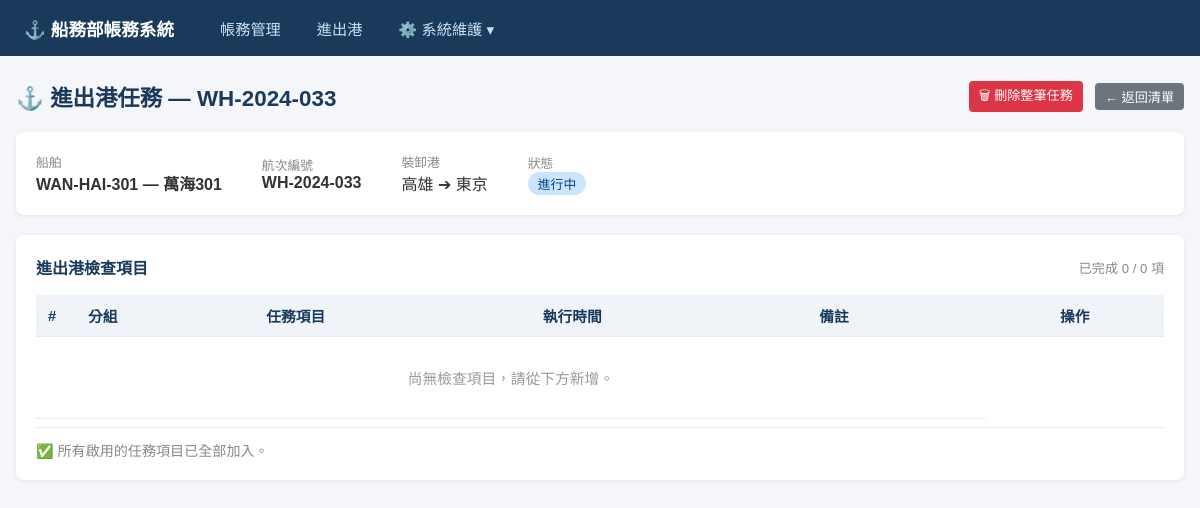
Before: /voyage-tasks/3 with the older database file.
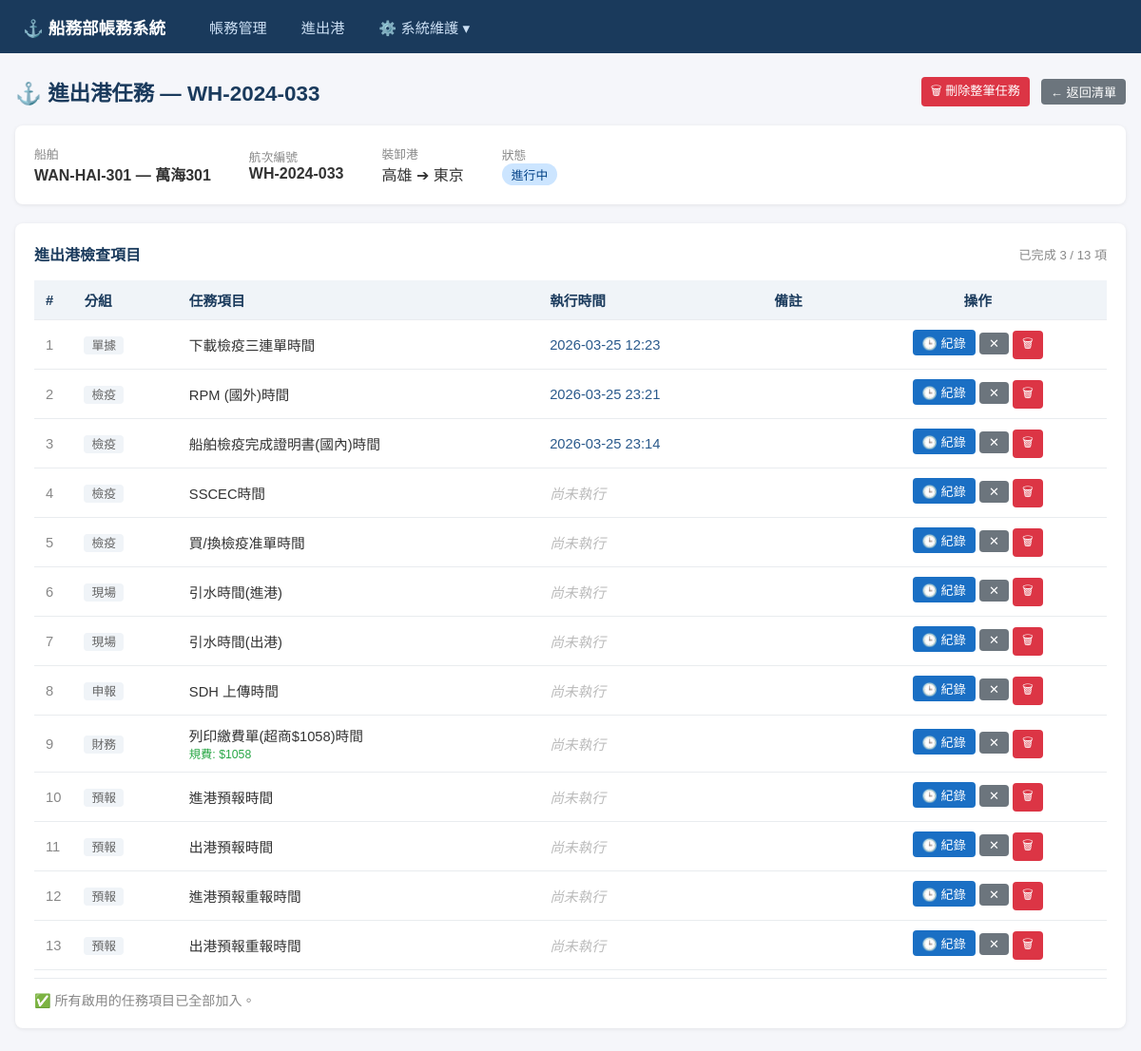
After: the same page with the newer database file.
### models.py (models this page shows)
class Voyage(Base):
    __tablename__ = "voyages"
    id = Column(Integer, primary_key=True, index=True)
    voyage_no = Column(String, unique=True, nullable=False, index=True)
    ship_id = Column(Integer, ForeignKey("ships.id"), nullable=False)
    port_of_loading = Column(String)
    port_of_discharge = Column(String)
    etd = Column(Date)
    eta = Column(Date)
    status = Column(String, default="計畫中")  # 計畫中/進行中/已完成
    created_at = Column(DateTime, default=func.now())
    updated_at = Column(DateTime, default=func.now(), onupdate=func.now())
    ship = relationship("Ship", back_populates="voyages")
    invoices = relationship("Invoice", back_populates="voyage")
    task_logs = relationship("VoyageTaskLog", back_populates="voyage")

class Ship(Base):
    __tablename__ = "ships"
    id = Column(Integer, primary_key=True, index=True)
    code = Column(String, unique=True, nullable=False, index=True)
    name = Column(String, nullable=False)
    flag = Column(String)
    ship_type = Column(String)
    created_at = Column(DateTime, default=func.now())
    updated_at = Column(DateTime, default=func.now(), onupdate=func.now())
    voyages = relationship("Voyage", back_populates="ship")

class VoyageTaskLog(Base):
    __tablename__ = "voyage_task_logs"
    id = Column(Integer, primary_key=True, index=True)
    voyage_id = Column(Integer, ForeignKey("voyages.id"), nullable=False)
    task_id = Column(Integer, ForeignKey("task_categories.id"), nullable=False)
    recorded_time = Column(DateTime) # 實際動作時間
    recorded_by = Column(String) # 執行的使用者
    remarks = Column(String)     # 備註
    created_at = Column(DateTime, default=func.now())
    voyage = relationship("Voyage", back_populates="task_logs")
    task_category = relationship("TaskCategory", back_populates="task_logs")

class TaskCategory(Base):
    __tablename__ = "task_categories"
    id = Column(Integer, primary_key=True, index=True)
    name = Column(String, nullable=False)    # 任務名稱
    task_group = Column(String)             # 分組
    default_fee = Column(Numeric(18, 2), default=0) # 預設規費
    display_order = Column(Integer, default=0)
    is_active = Column(Integer, default=1)   # 1: 啟用, 0: 停用
    created_at = Column(DateTime, default=func.now())
    updated_at = Column(DateTime, default=func.now(), onupdate=func.now())
    task_logs = relationship("VoyageTaskLog", back_populates="task_category")

### routers/voyage_tasks.py (the view)
@router.get("/{voyage_id}", response_class=HTMLResponse)
def detail_voyage_tasks(
    voyage_id: int,
    request: Request,
    db: Session = Depends(get_db)
):
    voyage = db.query(models.Voyage).filter(models.Voyage.id == voyage_id).first()
    if not voyage:
        return RedirectResponse(url="/voyage-tasks", status_code=303)
    task_logs = (
        db.query(models.VoyageTaskLog)
        .join(models.TaskCategory)
        .filter(models.VoyageTaskLog.voyage_id == voyage_id)
        .order_by(
            models.TaskCategory.task_group,
            models.TaskCategory.display_order,
            models.TaskCategory.name
        )
        .all()
    )
    used_task_ids = [log.task_id for log in task_logs]
    if used_task_ids:
        available_categories = (
            db.query(models.TaskCategory)
            .filter(
                models.TaskCategory.is_active == 1,
                models.TaskCategory.id.notin_(used_task_ids)
            )
            .order_by(models.TaskCategory.task_group, models.TaskCategory.display_order)
            .all()
        )
    else:
        available_categories = (
            db.query(models.TaskCategory)
            .filter(models.TaskCategory.is_active == 1)
            .order_by(models.TaskCategory.task_group, models.TaskCategory.display_order)
            .all()
        )
    return templates.TemplateResponse("voyage_tasks/detail.html", {
        "request": request,
        "voyage": voyage,
        "task_logs": task_logs,
        "available_categories": available_categories,
    })

### templates/voyage_tasks/detail.html (shortened to what this page needs)
{% extends "base.html" %}
{% block content %}
<div class="page-header" style="display:flex; justify-content:space-between; align-items:center; flex-wrap:wrap; gap:12px;">
    <h1 style="margin:0;">⚓ 進出港任務 — {{ voyage.voyage_no }}</h1>
    <div style="display:flex; gap:12px; align-items:center;">
        <form method="post" action="/voyage-tasks/{{ voyage.id }}/purge" onsubmit="return confirm('確定要刪除此航次的所有進出港任務紀錄嗎？');" style="margin:0;">
            <button type="submit" class="btn btn-danger btn-sm">🗑 刪除整筆任務</button>
        </form>
        <a href="/voyage-tasks" class="btn btn-secondary btn-sm">← 返回清單</a>
    </div>
</div>
<div class="card">
    <div style="display:flex; gap:40px; align-items:center; flex-wrap:wrap;">
        <div>
            <label style="font-size:0.8rem; color:#888;">船舶</label>
            <div style="font-weight:bold;">{{ voyage.ship.code }} — {{ voyage.ship.name }}</div>
        </div>
        <div>
            <label style="font-size:0.8rem; color:#888;">航次編號</label>
            <div style="font-weight:bold;">{{ voyage.voyage_no }}</div>
        </div>
        <div>
            <label style="font-size:0.8rem; color:#888;">裝卸港</label>
            <div>{{ voyage.port_of_loading or '?' }} ➔ {{ voyage.port_of_discharge or '?' }}</div>
        </div>
        <div>
            <label style="font-size:0.8rem; color:#888;">狀態</label>
            <div>
                {% if voyage.status == '計畫中' %}<span class="badge badge-planned">{{ voyage.status }}</span>
                {% elif voyage.status == '進行中' %}<span class="badge badge-ongoing">{{ voyage.status }}</span>
                {% else %}<span class="badge badge-done">{{ voyage.status }}</span>{% endif %}
            </div>
        </div>
    </div>
</div>
<div class="card">
    <div style="display:flex; justify-content:space-between; align-items:center; margin-bottom:16px;">
        <h2 style="font-size:1rem; color:#1a3a5c; margin:0;">進出港檢查項目</h2>
        <span style="font-size:0.82rem; color:#888;" id="progressSummary">
            {% set done_count = task_logs | selectattr('recorded_time') | list | length %}
            已完成 {{ done_count }} / {{ task_logs | length }} 項
        </span>
    </div>
    <table id="taskTable">
        <thead>
            <tr>
                <th style="width:40px;">#</th>
                <th>分組</th>
                <th>任務項目</th>
                <th>執行時間</th>
                <th>備註</th>
                <th class="text-center">操作</th>
            </tr>
        </thead>
        <tbody id="taskTableBody">
            {% for log in task_logs %}
            <tr id="row-{{ log.id }}">
                <td style="color:#888;">{{ loop.index }}</td>
                <td>
                    <span style="font-size:0.8rem; color:#666; background:#f0f4f8; padding:2px 8px; border-radius:4px;">
                        {{ log.task_category.task_group or '未分類' }}
                    </span>
                </td>
                <td>
                    <div>{{ log.task_category.name }}</div>
                    {% if log.task_category.default_fee and log.task_category.default_fee > 0 %}
                    <small style="color:#28a745;">規費: ${{ "%.0f" | format(log.task_category.default_fee) }}</small>
                    {% endif %}
                </td>
                <td id="time-cell-{{ log.id }}" data-order="{{ log.recorded_time.strftime('%Y-%m-%d %H:%M') if log.recorded_time else '9999-12-31' }}">
                    {% if log.recorded_time %}
                    <span class="recorded-time" style="color:#2a5a8c; font-weight:500;">
                        {{ log.recorded_time.strftime('%Y-%m-%d %H:%M') }}
                    </span>
                    {% else %}
                    <span style="color:#bbb; font-style:italic;">尚未執行</span>
                    {% endif %}
                </td>
                <td id="remark-cell-{{ log.id }}" style="color:#555; font-size:0.9rem;">
                </td>
                <td class="text-center" style="white-space:nowrap;">
                    <button class="btn btn-primary btn-sm"
                            onclick="openRecordModal({{ log.id }}, '{{ log.task_category.name | replace("'", "\\'") }}')">
                        🕒 紀錄
                    </button>
                    <button class="btn btn-secondary btn-sm"
                            onclick="clearTime({{ log.id }})"
                            title="清除時間">
                        ✕
                    </button>
                    <button class="btn btn-danger btn-sm"
                            onclick="deleteLog({{ log.id }}, {{ voyage.id }})">
                        🗑
                    </button>
                </td>
            </tr>
            {% else %}
            <tr id="emptyRow">
                <td colspan="5" class="text-center" style="color:#999; padding:30px;">
                    尚無檢查項目，請從下方新增。
                </td>
            </tr>
            {% endfor %}
        </tbody>
    </table>
    {% if available_categories %}
    <div style="border-top:1px solid #e9ecef; padding-top:16px; margin-top:8px;">
        <h3 style="font-size:0.95rem; color:#1a3a5c; margin-bottom:12px;">新增項目</h3>
        <div style="display:flex; gap:10px; align-items:flex-end; flex-wrap:wrap;">
            <div class="form-group" style="flex:1; min-width:220px; margin:0;">
                <label>選擇任務項目</label>
                <select id="addTaskSelect" style="width:100%;">
                    <option value="">-- 選擇要加入的項目 --</option>
                    {% for cat in available_categories %}
                    <option value="{{ cat.id }}">[{{ cat.task_group or '未分類' }}] {{ cat.name }}</option>
                    {% endfor %}
                </select>
            </div>
            <div style="padding-bottom:2px;">
                <button class="btn btn-success" onclick="addTask({{ voyage.id }})">➕ 加入</button>
            </div>
        </div>
    </div>
    {% else %}
    <div style="border-top:1px solid #e9ecef; padding-top:12px; margin-top:8px; color:#888; font-size:0.88rem;">
        ✅ 所有啟用的任務項目已全部加入。
    </div>
    {% endif %}
</div>
{% endblock %}

### templates/base.html (shortened to what this page needs)
<!DOCTYPE html>
<html lang="zh-TW">
<head>
    <link rel="stylesheet" href="/static/style.css">
    <link rel="stylesheet" href="https://cdn.datatables.net/1.13.7/css/jquery.dataTables.min.css">
</head>
<body>
    <nav class="navbar">
        <div class="nav-brand">⚓ 船務部帳務系統</div>
        <ul class="nav-links">
            <li><a href="/invoices">帳務管理</a></li>
            <li><a href="/voyage-tasks">進出港</a></li>
            <li class="dropdown">
                <a href="javascript:void(0)" class="dropbtn">⚙️ 系統維護 ▾</a>
            </li>
        </ul>
    </nav>
    <div class="container">
        {% block content %}{% endblock %}
    </div>
</body>
</html>

### static/style.css (style rules this page uses)
* { box-sizing: border-box; margin: 0; padding: 0; }
body { font-family: "Microsoft JhengHei", "Noto Sans TC", sans-serif; background: #f5f6fa; color: #333; }
.navbar { background: #1a3a5c; color: white; padding: 0 24px; display: flex; align-items: center; height: 56px; gap: 32px; }
.nav-brand { font-size: 1.1rem; font-weight: bold; white-space: nowrap; }
.nav-links { list-style: none; display: flex; gap: 8px; }
.nav-links a { color: #cce0f5; text-decoration: none; padding: 6px 14px; border-radius: 4px; font-size: 0.95rem; transition: background 0.2s; }
.dropdown { position: relative; display: inline-block; }
.dropbtn { cursor: pointer; }
.container { max-width: 1200px; margin: 24px auto; padding: 0 16px; }
.page-header { display: flex; justify-content: space-between; align-items: center; margin-bottom: 20px; }
.page-header h1 { font-size: 1.4rem; color: #1a3a5c; }
.btn { display: inline-block; padding: 7px 16px; border-radius: 4px; border: none; cursor: pointer; font-size: 0.9rem; text-decoration: none; transition: opacity 0.2s; }
.btn-primary { background: #1a6fc4; color: white; }
.btn-danger { background: #dc3545; color: white; }
.btn-secondary { background: #6c757d; color: white; }
.btn-sm { padding: 4px 10px; font-size: 0.82rem; }
.card { background: white; border-radius: 8px; box-shadow: 0 1px 4px rgba(0,0,0,0.08); padding: 20px; margin-bottom: 20px; }
table { width: 100%; border-collapse: collapse; }
th, td { padding: 10px 12px; text-align: left; border-bottom: 1px solid #e9ecef; font-size: 0.92rem; }
th { background: #f0f4f8; color: #1a3a5c; font-weight: 600; }
.text-center { text-align: center; }
.badge { display: inline-block; padding: 2px 10px; border-radius: 12px; font-size: 0.8rem; font-weight: 500; }
.badge-ongoing { background: #cce5ff; color: #004085; }

Changed rows visible on the page:
added VoyageTaskLog: task_category "單據", task_category.name "下載檢疫三連單時間", recorded_time "2026-03-25 12:23"
added VoyageTaskLog: task_category "檢疫", task_category.name "RPM (國外)時間", recorded_time "2026-03-25 23:21"
added VoyageTaskLog: task_category "檢疫", task_category.name "船舶檢疫完成證明書(國內)時間", recorded_time "2026-03-25 23:14"
added VoyageTaskLog: task_category "檢疫", task_category.name "SSCEC時間", shows "尚未執行"
added VoyageTaskLog: task_category "檢疫", task_category.name "買/換檢疫准單時間", shows "尚未執行"
added VoyageTaskLog: task_category "現場", task_category.name "引水時間(進港)", shows "尚未執行"
added VoyageTaskLog: task_category "現場", task_category.name "引水時間(出港)", shows "尚未執行"
added VoyageTaskLog: task_category "申報", task_category.name "SDH 上傳時間", shows "尚未執行"
added VoyageTaskLog: task_category "財務", task_category.name "列印繳費單(超商$1058)時間", shows "尚未執行"
added TaskCategory: task_category.default_fee "1058"
added VoyageTaskLog: task_category "預報", task_category.name "進港預報時間", shows "尚未執行"
added VoyageTaskLog: task_category "預報", task_category.name "出港預報時間", shows "尚未執行"
added VoyageTaskLog: task_category "預報", task_category.name "進港預報重報時間", shows "尚未執行"
added VoyageTaskLog: task_category "預報", task_category.name "出港預報重報時間", shows "尚未執行"
Other visible differences:
{{ done_count }}: "0" → "3"
{{ task_logs | length }}: "0" → "13"
text no longer shown: "尚無檢查項目，請從下方新增。"
